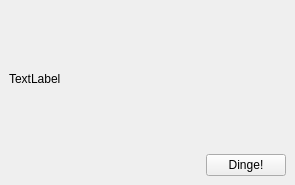
<?xml version="1.0" encoding="UTF-8"?>
<ui version="4.0">
 <class>MainWindow</class>
 <widget class="QMainWindow" name="MainWindow">
  <property name="geometry">
   <rect>
    <x>0</x>
    <y>0</y>
    <width>295</width>
    <height>185</height>
   </rect>
  </property>
  <property name="windowTitle">
   <string>MainWindow</string>
  </property>
  <widget class="QWidget" name="centralwidget">
   <layout class="QVBoxLayout" name="verticalLayout">
    <item>
     <widget class="QLabel" name="label">
      <property name="text">
       <string>TextLabel</string>
      </property>
     </widget>
    </item>
    <item>
     <layout class="QHBoxLayout" name="horizontalLayout">
      <item>
       <spacer name="horizontalSpacer">
        <property name="orientation">
         <enum>Qt::Horizontal</enum>
        </property>
        <property name="sizeHint" stdset="0">
         <size>
          <width>40</width>
          <height>20</height>
         </size>
        </property>
       </spacer>
      </item>
      <item>
       <widget class="QPushButton" name="dingeButton">
        <property name="text">
         <string>Dinge!</string>
        </property>
       </widget>
      </item>
     </layout>
    </item>
   </layout>
  </widget>
 </widget>
 <resources/>
 <connections/>
</ui>
